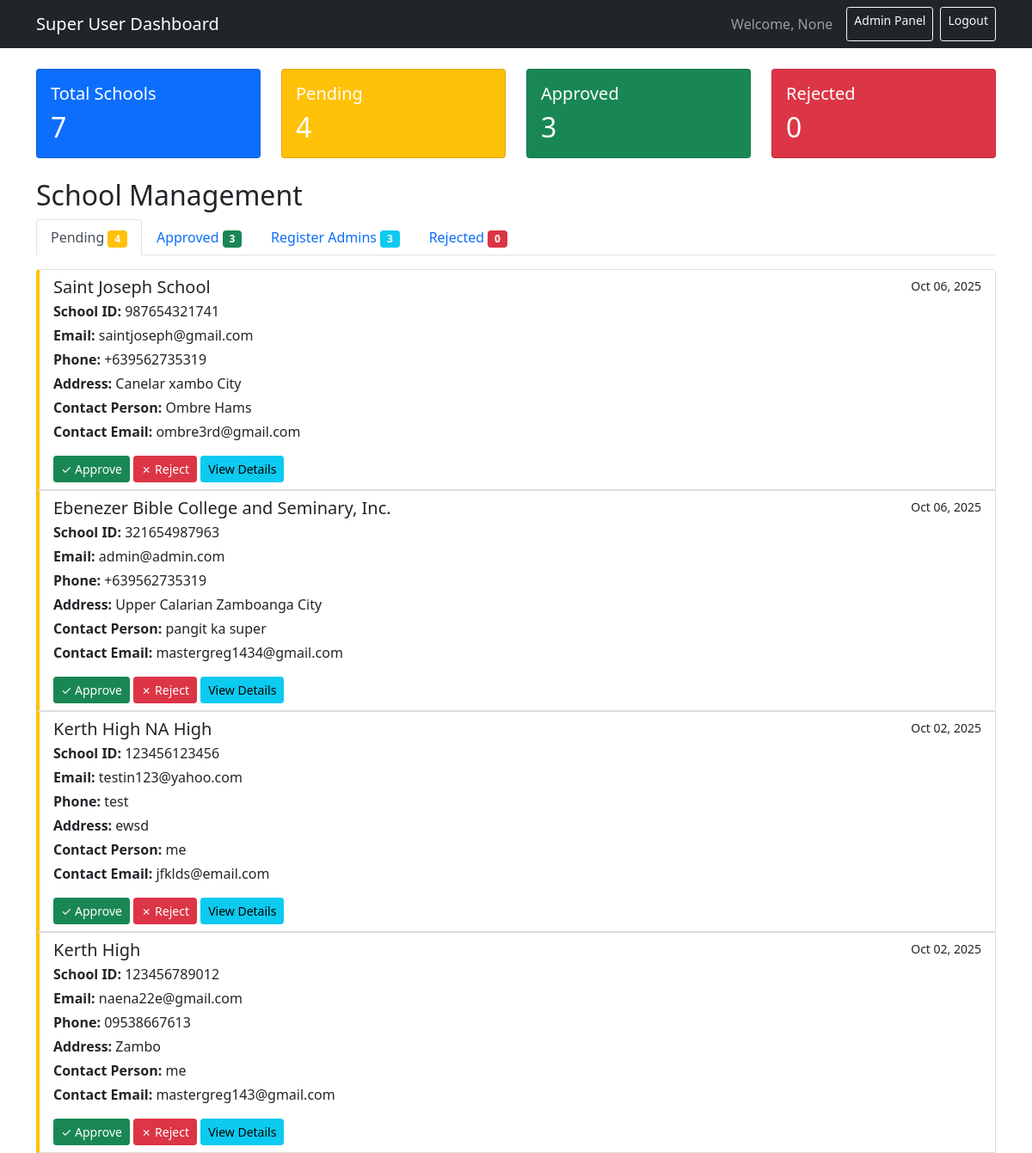
Page /super-user/ (signed in) on the earlier database version.
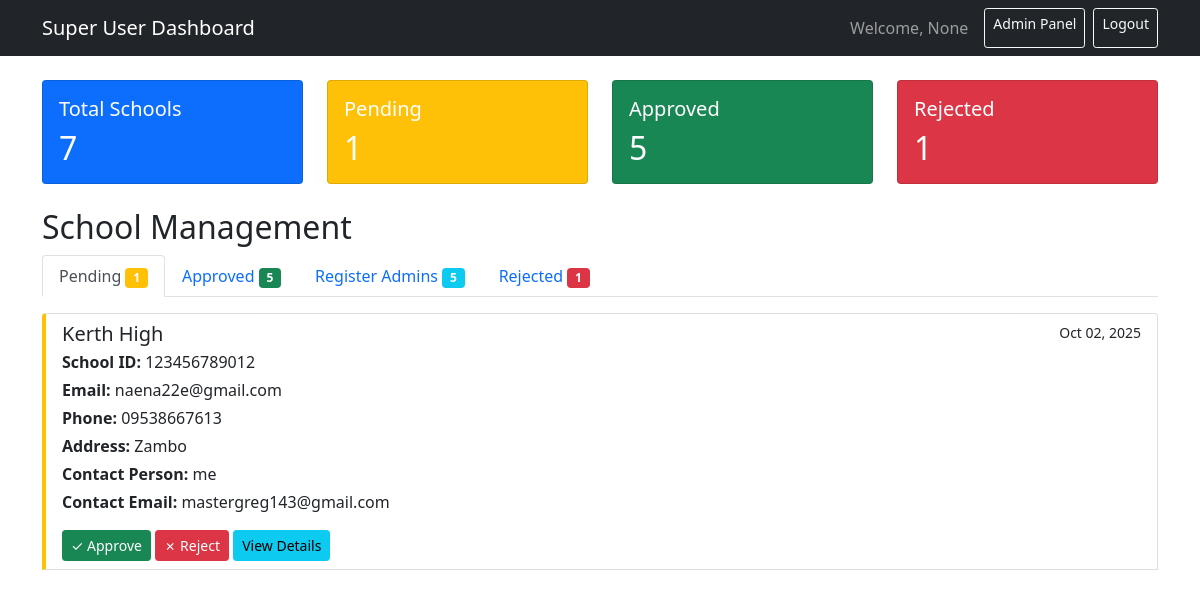
Same page on the later database version.
### lesson/models.py (models this page shows, shortened)
class SchoolRegistration(models.Model):
    STATUS_CHOICES = [
        ('pending', 'Pending Review'),
        ('approved', 'Approved'),
        ('rejected', 'Rejected'),
        ('needs_info', 'Needs Additional Information'),
    ]
    REGION_CHOICES = [
        ('Region IX - Zamboanga Peninsula', 'Region IX - Zamboanga Peninsula'),
        ('BARMM', 'BARMM'),
        ('NCR', 'National Capital Region'),
        ('CAR', 'Cordillera Administrative Region'),
        ('Region I - Ilocos Region', 'Region I - Ilocos Region'),
        ('Region II - Cagayan Valley', 'Region II - Cagayan Valley'),
        ('Region III - Central Luzon', 'Region III - Central Luzon'),
        ('Region IV-A - CALABARZON', 'Region IV-A - CALABARZON'),
        ('Region IV-B - MIMAROPA', 'Region IV-B - MIMAROPA'),
        ('Region V - Bicol Region', 'Region V - Bicol Region'),
        ('Region VI - Western Visayas', 'Region VI - Western Visayas'),
        ('Region VII - Central Visayas', 'Region VII - Central Visayas'),
        ('Region VIII - Eastern Visayas', 'Region VIII - Eastern Visayas'),
        ('Region X - Northern Mindanao', 'Region X - Northern Mindanao'),
        ('Region XI - Davao Region', 'Region XI - Davao Region'),
        ('Region XII - SOCCSKSARGEN', 'Region XII - SOCCSKSARGEN'),
        ('Region XIII - Caraga', 'Region XIII - Caraga'),
    ]
    school_name = models.CharField(
        max_length=255,
        verbose_name="Official School Name",
        help_text="Complete official name of the institution"
    )
    school_id = models.CharField(
        max_length=50,
        unique=True,
        verbose_name="School ID / DepEd Code",
        help_text="12-digit DepEd registration code or school identifier"
    )
    year_established = models.PositiveIntegerField(
        verbose_name="Year Established",
        help_text="Year the institution was established"
    )
    password = models.CharField(
        max_length=128,
        verbose_name="Admin Password",
        help_text="Password for the school administrator account",
        null=True,
        blank=True
    )
    address = models.TextField(
        verbose_name="Complete Address",
        help_text="Street, Barangay, City/Municipality"
    )
    province = models.CharField(
        max_length=100,
        verbose_name="Province"
    )
    region = models.CharField(
        max_length=100,
        choices=REGION_CHOICES,
        verbose_name="Region"
    )
    phone_number = models.CharField(
        max_length=20,
        verbose_name="Phone Number",
        help_text="Main contact phone number"
    )
    email = models.EmailField(
        verbose_name="Email Address",
        help_text="Official school email address"
    )
    website = models.URLField(
        blank=True,
        null=True,
        verbose_name="Website",
        help_text="School's official website"
    )
    facebook_page = models.URLField(
        blank=True,
        null=True,
        verbose_name="Facebook Page",
        help_text="School's official Facebook page"
    )
    contact_person = models.CharField(
        max_length=255,
        verbose_name="Contact Person Name",
        help_text="Primary contact person for system administration"
    )
    position = models.CharField(
        max_length=100,
        verbose_name="Position/Title",
        help_text="Job title of the contact person"
    )
    contact_email = models.EmailField(
        verbose_name="Contact Email",
        help_text="Email address of the contact person"
    )
    contact_phone = models.CharField(
        max_length=20,
        verbose_name="Contact Phone",
        help_text="Phone number of the contact person"
    )
    accuracy = models.BooleanField(
        default=False,
        verbose_name="Information Accuracy Certification",
        help_text="Certifies that all information provided is accurate and complete"
    )
    terms = models.BooleanField(
        default=False,
        verbose_name="Terms and Privacy Agreement",
        help_text="Agreement to Terms of Service and Privacy Policy"
    )
    communications = models.BooleanField(
        default=False,
        verbose_name="Communications Consent",
        help_text="Consent to receive updates about platform features via email"
    )
    status = models.CharField(
        max_length=20,
        choices=STATUS_CHOICES,
        default='pending',
        verbose_name="Registration Status"
    )
    admin_notes = models.TextField(
        blank=True,
        null=True,
        verbose_name="Admin Notes",
        help_text="Internal notes for administrators"
    )
    created_at = models.DateTimeField(
        auto_now_add=True,
        verbose_name="Registration Date"
    )
    updated_at = models.DateTimeField(
        auto_now=True,
        verbose_name="Last Updated"
    )
    processed_at = models.DateTimeField(
        blank=True,
        null=True,
        verbose_name="Processing Date",
        help_text="Date when the registration was processed"
    )
    processed_by = models.ForeignKey(
        User,
        on_delete=models.SET_NULL,
        blank=True,
        null=True,
        verbose_name="Processed By",
        help_text="Administrator who processed this registration"
    )
    class Meta:
        verbose_name = "School Registration"
        verbose_name_plural = "School Registrations"
        ordering = ['-created_at']
        indexes = [
            models.Index(fields=['status']),
            models.Index(fields=['created_at']),
            models.Index(fields=['school_id']),
        ]

### lesson/views.py (the view)
# urls.py: path('super-user/', views.super_user_dashboard, name='super_user_dashboard'),
@login_required
@user_passes_test(is_superuser)
def super_user_dashboard(request):
    user = request.user
    total_schools = SchoolRegistration.objects.count()
    pending_schools = SchoolRegistration.objects.filter(status='pending')
    approved_schools = SchoolRegistration.objects.filter(status='approved')
    rejected_schools = SchoolRegistration.objects.filter(status='rejected')
    from .models import SchoolAdmin
    approved_schools_with_admin_count = []
    for school in approved_schools:
        admin_count = SchoolAdmin.objects.filter(school=school, is_active=True).count()
        approved_schools_with_admin_count.append({
            'school': school,
            'admin_count': admin_count
        })
    recent_approvals = SchoolRegistration.objects.filter(
        status__in=['approved', 'rejected']
    ).order_by('-updated_at')[:5]
    context = {
        'pending_schools': pending_schools,
        'approved_schools': approved_schools,
        'approved_schools_with_admin_count': approved_schools_with_admin_count,  # Add this
        'rejected_schools': rejected_schools,
        'recent_approvals': recent_approvals,
        'total_schools': total_schools,
        'pending_schools_count': pending_schools.count(),
        'approved_schools_count': approved_schools.count(),
        'rejected_schools_count': rejected_schools.count(),
    }
    return render(request, 'super_user.html', context)

### lesson/context_processors.py (called while the page is built)
def user_school_info(request):
    if request.user.is_authenticated:
        try:
            return {
                'user_school': request.user.school,
            }
        except Exception as e:
            print(f"Context processor error: {e}")
            return {}
    return {}

### lesson/models.py (called while the page is built)
    def __str__(self):
        return self.email

### lesson/views.py (called while the page is built)
def is_superuser(user):
    return user.is_authenticated and user.is_superuser

### lesson/templates/super_user.html (shortened to what the changed rows need)
<!DOCTYPE html>
<html>
<head>
    <link href="https://cdn.jsdelivr.net/npm/bootstrap@5.1.3/dist/css/bootstrap.min.css" rel="stylesheet">
</head>
<body>
    <div class="container mt-4">
        <div class="row mb-4">
            <div class="col-md-3">
                <div class="card stats-card text-white bg-primary">
                    <div class="card-body">
                        <h2 class="card-text">{{ total_schools }}</h2>
                    </div>
                </div>
            </div>
            <div class="col-md-3">
                <div class="card stats-card text-white bg-warning">
                    <div class="card-body">
                        <h5 class="card-title">Pending</h5>
                        <h2 class="card-text">{{ pending_schools_count }}</h2>
                    </div>
                </div>
            </div>
            <div class="col-md-3">
                <div class="card stats-card text-white bg-success">
                    <div class="card-body">
                        <h5 class="card-title">Approved</h5>
                        <h2 class="card-text">{{ approved_schools_count }}</h2>
                    </div>
                </div>
            </div>
            <div class="col-md-3">
                <div class="card stats-card text-white bg-danger">
                    <div class="card-body">
                        <h5 class="card-title">Rejected</h5>
                        <h2 class="card-text">{{ rejected_schools_count }}</h2>
                    </div>
                </div>
            </div>
        </div>
        <h2>School Management</h2>
        <ul class="nav nav-tabs mb-3" id="schoolTabs" role="tablist">
            <li class="nav-item" role="presentation">
                <button class="nav-link active" id="pending-tab" data-bs-toggle="tab" data-bs-target="#pending" type="button" role="tab">
                    Pending <span class="badge bg-warning">{{ pending_schools_count }}</span>
                </button>
            </li>
            <li class="nav-item" role="presentation">
                <button class="nav-link" id="approved-tab" data-bs-toggle="tab" data-bs-target="#approved" type="button" role="tab">
                    Approved <span class="badge bg-success">{{ approved_schools_count }}</span>
                </button>
            </li>
            <li class="nav-item" role="presentation">
                <button class="nav-link" id="register-admin-tab" data-bs-toggle="tab" data-bs-target="#register-admin" type="button" role="tab">
                    Register Admins <span class="badge bg-info">{{ approved_schools_count }}</span>
                </button>
            </li>
            <li class="nav-item" role="presentation">
                <button class="nav-link" id="rejected-tab" data-bs-toggle="tab" data-bs-target="#rejected" type="button" role="tab">
                    Rejected <span class="badge bg-danger">{{ rejected_schools_count }}</span>
                </button>
            </li>
        </ul>
        <div class="tab-content" id="schoolTabsContent">
            <div class="tab-pane fade show active" id="pending" role="tabpanel">
                {% if pending_schools %}
                    <div class="list-group">
                        {% for school in pending_schools %}
                            <div class="list-group-item school-item">
                                <div class="d-flex w-100 justify-content-between">
                                    <h5 class="mb-1">{{ school.school_name }}</h5>
                                    <small>{{ school.created_at|date:"M d, Y" }}</small>
                                </div>
                                <p class="mb-1"><strong>School ID:</strong> {{ school.school_id }}</p>
                                <p class="mb-1"><strong>Email:</strong> {{ school.email }}</p>
                                <p class="mb-1"><strong>Phone:</strong> {{ school.phone_number }}</p>
                                <p class="mb-1"><strong>Address:</strong> {{ school.address }}</p>
                                <p class="mb-1"><strong>Contact Person:</strong> {{ school.contact_person }}</p>
                                <p class="mb-1"><strong>Contact Email:</strong> {{ school.contact_email }}</p>
                                <div class="mt-3">
                                    <form method="POST" action="{% url 'approve_school' school.id %}" style="display: inline;">
                                        <button type="submit" class="btn btn-success btn-sm">✓ Approve</button>
                                    </form>
                                    <form method="POST" action="{% url 'reject_school' school.id %}" style="display: inline;">
                                        <button type="submit" class="btn btn-danger btn-sm">✗ Reject</button>
                                    </form>
                                    <button type="button" class="btn btn-info btn-sm" data-bs-toggle="modal" data-bs-target="#schoolModal{{ school.id }}">
                                        View Details
                                    </button>
                                </div>
                            </div>
                        {% endfor %}
                    </div>
                {% else %}
                    <div class="alert alert-info">
                        <h5>No pending schools for approval.</h5>
                        <p class="mb-0">All schools have been processed.</p>
                    </div>
                {% endif %}
            </div>
        </div>
    </div>
</body>
</html>

Differences in the rows shown:
no longer on this page (row edited): SchoolRegistration: school_name "Saint Joseph School", created_at "Oct 06, 2025", school_id "987654321741", email "saintjoseph@gmail.com", phone_number "+639562735319", address "Canelar xambo City", contact_person "Ombre Hams", contact_email "ombre3rd@gmail.com"
no longer on this page (row edited): SchoolRegistration: school_name "Ebenezer Bible College and Seminary, Inc.", created_at "Oct 06, 2025", school_id "321654987963", email "admin@admin.com", phone_number "+639562735319", address "Upper Calarian Zamboanga City", contact_person "pangit ka super", contact_email "mastergreg1434@gmail.com"
no longer on this page (row edited): SchoolRegistration: school_name "Kerth High NA High", created_at "Oct 02, 2025", school_id "123456123456", email "testin123@yahoo.com", phone_number "test", address "ewsd", contact_person "me", contact_email "jfklds@email.com"
Other differences:
{{ pending_schools_count }}: "4" → "1"
{{ approved_schools_count }}: "3" → "5"
{{ rejected_schools_count }}: "0" → "1"
